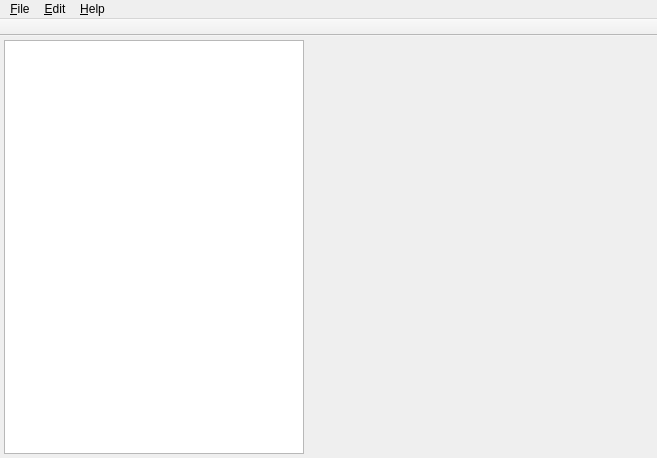
<?xml version="1.0" encoding="UTF-8"?>
<ui version="4.0">
 <class>mainWindow</class>
 <widget class="QMainWindow" name="mainWindow">
  <property name="geometry">
   <rect>
    <x>0</x>
    <y>0</y>
    <width>657</width>
    <height>458</height>
   </rect>
  </property>
  <property name="windowTitle">
   <string>loCreator</string>
  </property>
  <widget class="QWidget" name="centralWidget">
   <layout class="QHBoxLayout" name="horizontalLayout">
    <property name="spacing">
     <number>-1</number>
    </property>
    <property name="margin">
     <number>4</number>
    </property>
    <item>
     <widget class="QTreeView" name="treeView">
      <property name="sizePolicy">
       <sizepolicy hsizetype="Fixed" vsizetype="Expanding">
        <horstretch>0</horstretch>
        <verstretch>0</verstretch>
       </sizepolicy>
      </property>
      <property name="minimumSize">
       <size>
        <width>300</width>
        <height>0</height>
       </size>
      </property>
      <property name="maximumSize">
       <size>
        <width>300</width>
        <height>16777215</height>
       </size>
      </property>
      <property name="editTriggers">
       <set>QAbstractItemView::NoEditTriggers</set>
      </property>
      <property name="uniformRowHeights">
       <bool>true</bool>
      </property>
      <property name="animated">
       <bool>true</bool>
      </property>
     </widget>
    </item>
    <item>
     <widget class="QWidget" name="widget" native="true"/>
    </item>
   </layout>
  </widget>
  <widget class="QMenuBar" name="menuBar">
   <property name="geometry">
    <rect>
     <x>0</x>
     <y>0</y>
     <width>657</width>
     <height>23</height>
    </rect>
   </property>
   <widget class="QMenu" name="menu_File">
    <property name="title">
     <string>&amp;File</string>
    </property>
    <addaction name="action_New"/>
    <addaction name="action_Open"/>
    <addaction name="action_Save"/>
    <addaction name="actionSave_As"/>
    <addaction name="separator"/>
    <addaction name="action_Quit"/>
   </widget>
   <widget class="QMenu" name="menu_Help">
    <property name="title">
     <string>&amp;Help</string>
    </property>
    <addaction name="actionAbout_Qt"/>
    <addaction name="action_About_loCreator"/>
   </widget>
   <widget class="QMenu" name="menu_Edit">
    <property name="title">
     <string>&amp;Edit</string>
    </property>
    <addaction name="action_Undo"/>
    <addaction name="action_Redo"/>
    <addaction name="separator"/>
    <addaction name="actionCu_t"/>
    <addaction name="action_Copy"/>
    <addaction name="action_Paste"/>
    <addaction name="action_Delete"/>
    <addaction name="separator"/>
    <addaction name="actionPre_ferences"/>
   </widget>
   <addaction name="menu_File"/>
   <addaction name="menu_Edit"/>
   <addaction name="menu_Help"/>
  </widget>
  <widget class="QToolBar" name="mainToolBar">
   <property name="movable">
    <bool>false</bool>
   </property>
   <property name="floatable">
    <bool>false</bool>
   </property>
   <attribute name="toolBarArea">
    <enum>TopToolBarArea</enum>
   </attribute>
   <attribute name="toolBarBreak">
    <bool>false</bool>
   </attribute>
  </widget>
  <action name="action_Open">
   <property name="text">
    <string>&amp;Open...</string>
   </property>
   <property name="shortcut">
    <string>Ctrl+O</string>
   </property>
  </action>
  <action name="action_Save">
   <property name="text">
    <string>&amp;Save</string>
   </property>
   <property name="shortcut">
    <string>Ctrl+S</string>
   </property>
  </action>
  <action name="actionSave_As">
   <property name="text">
    <string>Save &amp;As...</string>
   </property>
  </action>
  <action name="action_Quit">
   <property name="text">
    <string>&amp;Quit</string>
   </property>
   <property name="shortcut">
    <string>Ctrl+Q</string>
   </property>
  </action>
  <action name="action_About_loCreator">
   <property name="text">
    <string>&amp;About loCreator...</string>
   </property>
  </action>
  <action name="action_New">
   <property name="text">
    <string>&amp;New...</string>
   </property>
   <property name="shortcut">
    <string>Ctrl+N</string>
   </property>
  </action>
  <action name="actionAbout_Qt">
   <property name="text">
    <string>About &amp;Qt...</string>
   </property>
  </action>
  <action name="action_Undo">
   <property name="text">
    <string>&amp;Undo</string>
   </property>
   <property name="shortcut">
    <string>Ctrl+Z</string>
   </property>
  </action>
  <action name="action_Redo">
   <property name="text">
    <string>&amp;Redo</string>
   </property>
   <property name="shortcut">
    <string>Ctrl+Shift+Z</string>
   </property>
  </action>
  <action name="actionCu_t">
   <property name="text">
    <string>Cu&amp;t</string>
   </property>
   <property name="shortcut">
    <string>Ctrl+X</string>
   </property>
  </action>
  <action name="action_Copy">
   <property name="text">
    <string>&amp;Copy</string>
   </property>
   <property name="shortcut">
    <string>Ctrl+C</string>
   </property>
  </action>
  <action name="action_Paste">
   <property name="text">
    <string>&amp;Paste</string>
   </property>
   <property name="shortcut">
    <string>Ctrl+V</string>
   </property>
  </action>
  <action name="actionPre_ferences">
   <property name="text">
    <string>Pre&amp;ferences...</string>
   </property>
  </action>
  <action name="action_Delete">
   <property name="text">
    <string>&amp;Delete</string>
   </property>
   <property name="shortcut">
    <string>Del</string>
   </property>
  </action>
 </widget>
 <layoutdefault spacing="6" margin="11"/>
 <resources/>
 <connections>
  <connection>
   <sender>action_Quit</sender>
   <signal>triggered()</signal>
   <receiver>mainWindow</receiver>
   <slot>close()</slot>
   <hints>
    <hint type="sourcelabel">
     <x>-1</x>
     <y>-1</y>
    </hint>
    <hint type="destinationlabel">
     <x>299</x>
     <y>199</y>
    </hint>
   </hints>
  </connection>
 </connections>
</ui>
